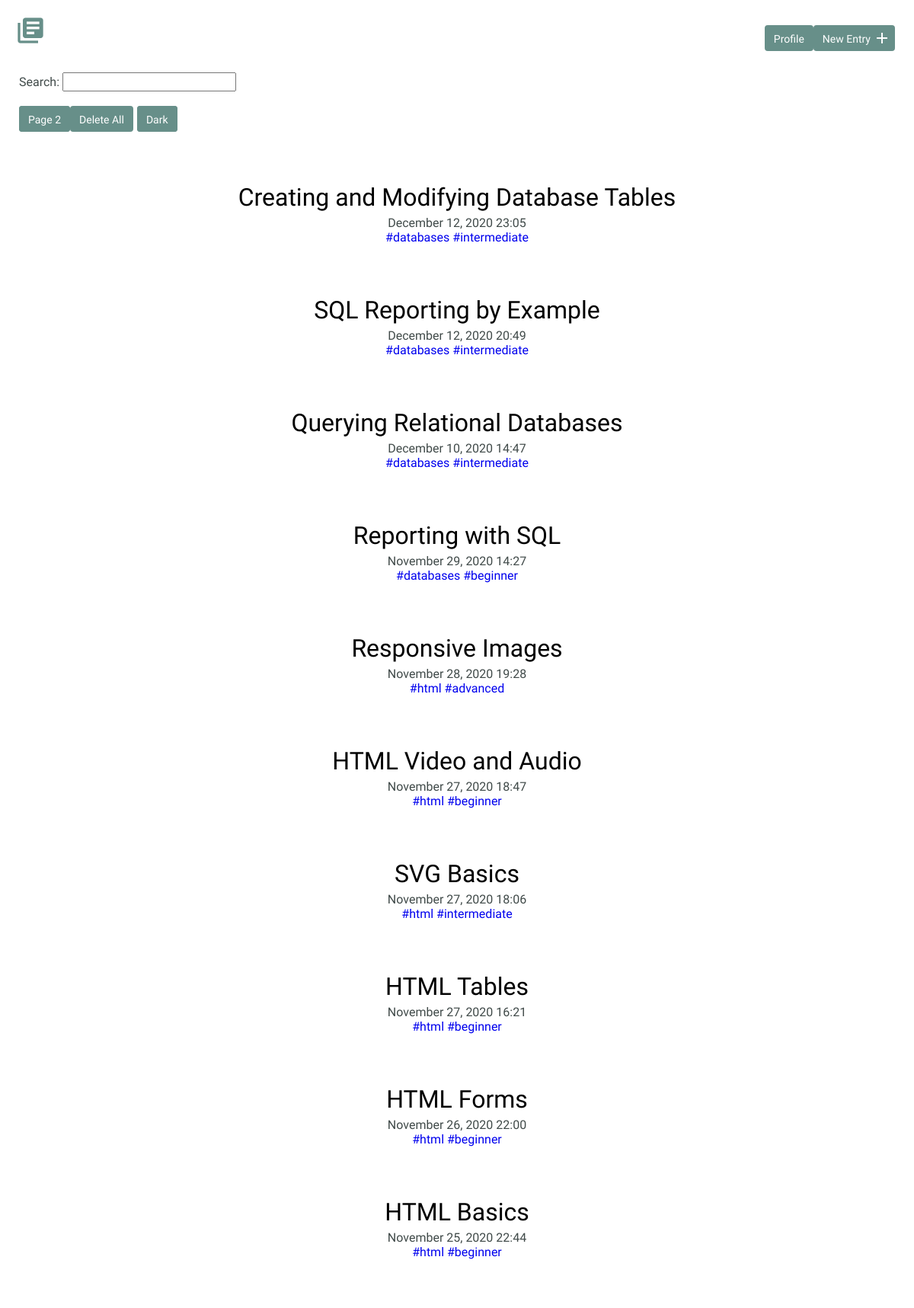
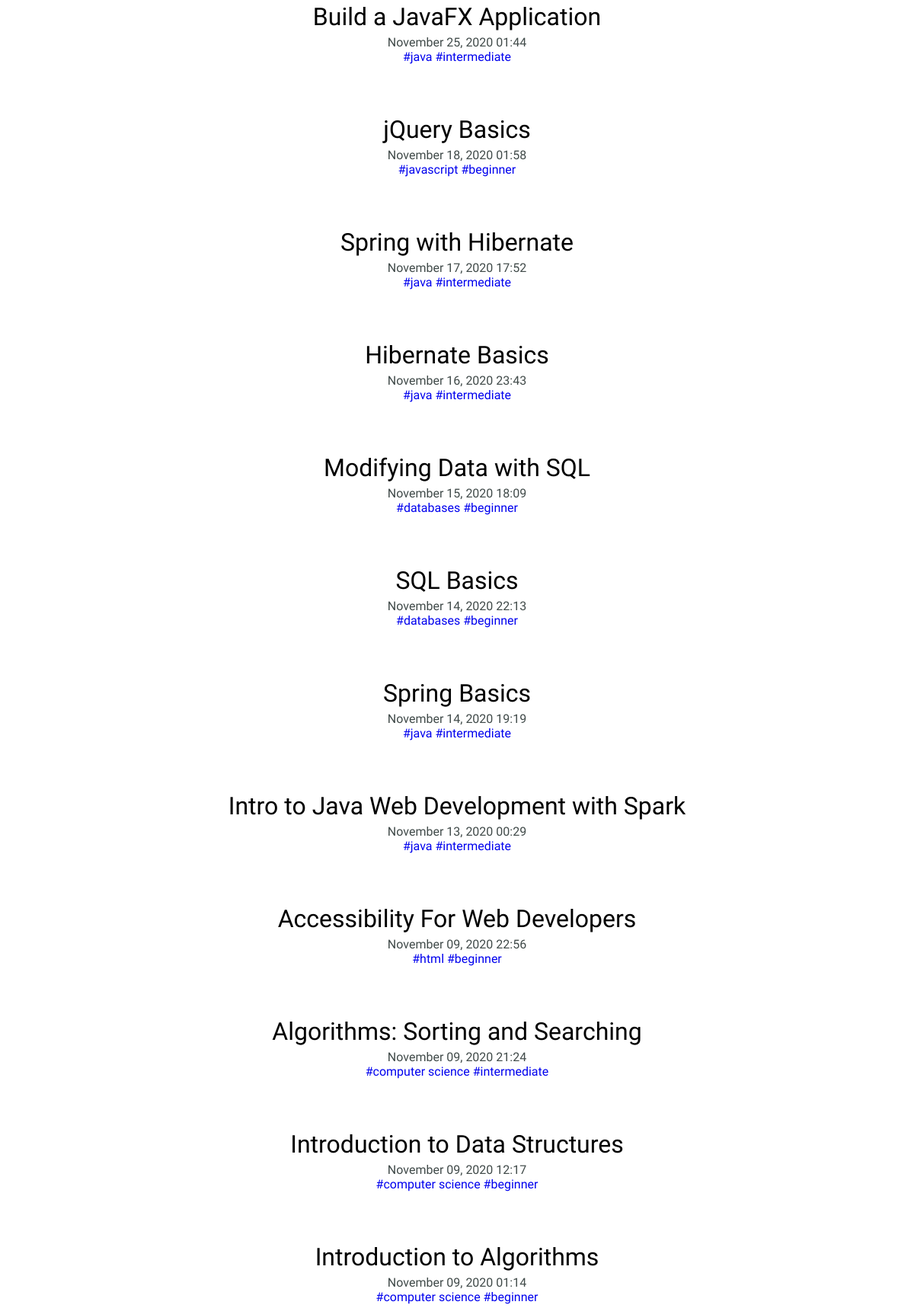
Screenshot of /index_l.php (upper part) with the database file from the repository (2 pictures, top to bottom).
### tables this page shows
CREATE TABLE "entries" (
	"id"	INTEGER NOT NULL PRIMARY KEY AUTOINCREMENT,
	"title"	TEXT NOT NULL,
	"date"	TEXT NOT NULL,
	"time"	TEXT NOT NULL,
	"time_spent_h"	INTEGER NOT NULL,
	"time_spent_m"	INTEGER NOT NULL,
	"learned"	BLOB NOT NULL,
	"resources"	BLOB
);

### inc/functions.php (called while the page is built, shortened)
<?php
function get_entry_list($limit, $offset) {
    include 'connection.php';
    $sql = "SELECT id, title, date, time FROM entries ";
    $sql .= "ORDER BY date DESC, time DESC, id DESC LIMIT :limit OFFSET :offset";
    try {
        $results = $db->prepare($sql);
        $results->bindValue('limit', $limit, PDO::PARAM_INT);
        $results->bindValue('offset', $offset, PDO::PARAM_INT);
        $results->execute();
    } catch (Exception $e) {
        echo "Error: " . $e->getMessage() . "<br>";
        return array();
    }
    return $results->fetchAll();
}
function get_tags($entry_id) {
    include 'connection.php';
    $sql = 'SELECT tag FROM tags ';
    $sql .= 'JOIN entry_tag ON tags.id = entry_tag.tag_id ';
    $sql .= 'JOIN entries ON entry_tag.entry_id = entries.id ';
    $sql .= 'WHERE entries.id = :entry_id';
    try {
        $results = $db->prepare($sql);
        $results->bindValue('entry_id', $entry_id, PDO::PARAM_INT);
        $results->execute();
    } catch (Exception $e) {
        echo "Error: " . $e->getMessage() . "<br>";
        return array();
    }
    return $results->fetchAll(PDO::FETCH_COLUMN, 0);
}

### index_l.php (the view, shortened to what this page needs)
<?php
require 'inc/functions.php';
$page = filter_input(INPUT_GET, 'p', FILTER_SANITIZE_NUMBER_INT);
if (empty($page)) {
    $page = 1;
}
$limit = 25;
$offset = $limit * ($page - 1);
include 'inc/header_l.php';
?>
    <section>
      <div class="container">
        <form method="get">
          Search:
          <input type="search" name="search" required>
        </form>
      <br>
        <?php
        if (empty($entries) && count(get_entry_list($limit, $offset)) >= $limit) {
            echo "<a href='index_l.php?p=" . ($page+1). "' class='button'>Page " . ($page+1) . "</a>";
        }
        if (!empty(get_entry_list($limit, $offset))) {
            echo "<input type='submit' class='button' value='Delete All' onclick='confirmDeleteAll()'>";
        }
        if (!empty($entries) && $page > 1) {
            echo "<a href='index.php?search=" . trim($search) . "&p=" . $page . "' class='button'>Dark</a>";
        } elseif (!empty($entries) && $page == 1) {
            echo "<a href='index.php?search=" . trim($search) . "' class='button'>Dark</a>";
        } elseif (empty($entries) && $page > 1) {
            echo "<a href='index.php?p=" . $page . "' class='button'>Dark</a>";
        } else {
            echo "<a href='index.php' class='button'>Dark</a>";
        }
        ?>
        <div class="entry-list">
          <?php
          if (isset($entries)) {
              foreach ($entries as $entry) {
                  echo "<article>";
                  echo "<h2><a href='detail_l.php?id=" . $entry['id'] . "'>" . $entry['title'] . "</a></h2>";
                  echo "<time datetime='" . $entry['date'] . " " . $entry['time'] . "'>" . date("F d, Y H:i", strtotime($entry['date'] . " " . $entry['time'])) . "</time><br>";
                  $tags = get_tags($entry['id']);
                  foreach ($tags as $tag) {
                      echo "<a href='tags_l.php?tag=" . $tag . "'>#" . $tag . "</a> ";
                  }
                  echo "</article>";
              }
          } else {
              foreach (get_entry_list($limit, $offset) as $item) {
                  echo "<article>";
                  echo "<h2><a href='detail_l.php?id=" . $item['id'] . "'>" . $item['title'] . "</a></h2>";
                  echo "<time datetime='" . $item['date'] . " " . $item['time'] . "'>" . date("F d, Y H:i", strtotime($item['date'] . " " . $item['time'])) . "</time><br>";
                  $tags = get_tags($item['id']);
                  foreach ($tags as $tag) {
                      echo "<a href='tags_l.php?tag=" . $tag . "'>#" . $tag . "</a> ";
                  }
                  echo "</article>";
              }
          }
          ?>
        </div>
      </div>
    </section>
<?php include 'inc/footer.php'; ?>

### css/site_l.css (style rules this page uses)
body { font-size: 16px; color: #404a49; font-family: 'Cousine', serif; font-weight: 400; }
.container { margin: 0 auto; padding: 0 25px; }
a { text-decoration: none; }
.button { padding: 8px 10px 6px 10px; background: #678f89; border: 2px solid #678f89; border-radius: 4px; text-decoration: none; color: #fff; position: relative; text-align: center; font-size: 14px; }
h1, h2, h3 { margin: 0; font-weight: 400; line-height: 1em; color: #000; }
h2 { font-size: 32px; }
h2 a { text-decoration: none; color: #000; }
.entry-list, .edit-entry, .new-entry { max-width: 800px; margin: 0 auto; padding: 70px 0 150px 0; }
.entry-list article { margin-bottom: 70px; text-align: center; }
.entry-list article h2 { margin-bottom: 8px; }
input[type=submit] { margin-right: 5px; }

### rows the page displays
entries: title "Creating and Modifying Database Tables", date+time "December 12, 2020 23:05", tag "databases", tag "intermediate"
entries: title "SQL Reporting by Example", date+time "December 12, 2020 20:49", tag "databases", tag "intermediate"
entries: title "Querying Relational Databases", date+time "December 10, 2020 14:47", tag "databases", tag "intermediate"
entries: title "Reporting with SQL", date+time "November 29, 2020 14:27", tag "databases", tag "beginner"
entries: title "Responsive Images", date+time "November 28, 2020 19:28", tag "html", tag "advanced"
entries: title "HTML Video and Audio", date+time "November 27, 2020 18:47", tag "html", tag "beginner"
entries: title "SVG Basics", date+time "November 27, 2020 18:06", tag "html", tag "intermediate"
entries: title "HTML Tables", date+time "November 27, 2020 16:21", tag "html", tag "beginner"
entries: title "HTML Forms", date+time "November 26, 2020 22:00", tag "html", tag "beginner"
entries: title "HTML Basics", date+time "November 25, 2020 22:44", tag "html", tag "beginner"
entries: title "Build a JavaFX Application", date+time "November 25, 2020 01:44", tag "java", tag "intermediate"
entries: title "jQuery Basics", date+time "November 18, 2020 01:58", tag "javascript", tag "beginner"
entries: title "Spring with Hibernate", date+time "November 17, 2020 17:52", tag "java", tag "intermediate"
entries: title "Hibernate Basics", date+time "November 16, 2020 23:43", tag "java", tag "intermediate"
entries: title "Modifying Data with SQL", date+time "November 15, 2020 18:09", tag "databases", tag "beginner"
entries: title "SQL Basics", date+time "November 14, 2020 22:13", tag "databases", tag "beginner"
entries: title "Spring Basics", date+time "November 14, 2020 19:19", tag "java", tag "intermediate"
entries: title "Intro to Java Web Development with Spark", date+time "November 13, 2020 00:29", tag "java", tag "intermediate"
entries: title "Accessibility For Web Developers", date+time "November 09, 2020 22:56", tag "html", tag "beginner"
entries: title "Algorithms: Sorting and Searching", date+time "November 09, 2020 21:24", tag "computer science", tag "intermediate"
entries: title "Introduction to Data Structures", date+time "November 09, 2020 12:17", tag "computer science", tag "beginner"
entries: title "Introduction to Algorithms", date+time "November 09, 2020 01:14", tag "computer science", tag "beginner"

### other values shown
$page+1 "2"
